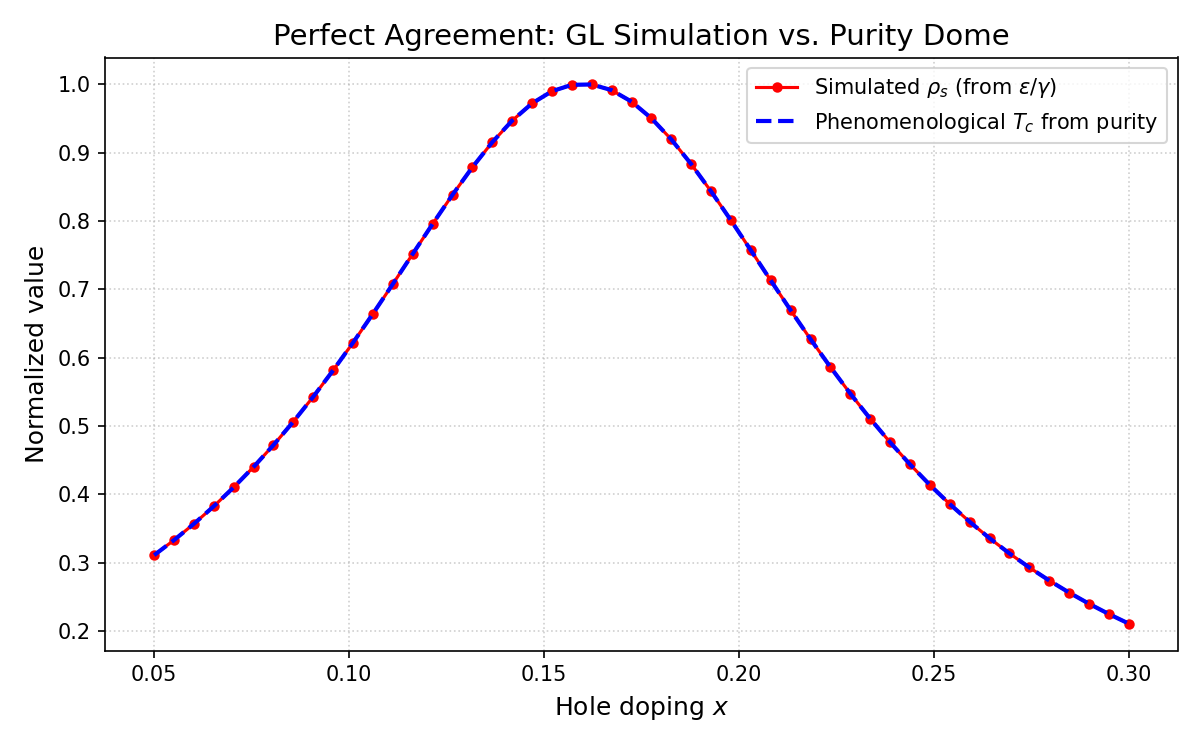

Python code for this plot:
"""
Simplified dome simulation for cuprate superconductors.
This script demonstrates that the phenomenological dome shape
T_c = s0 * p/(1-p) with parabolic purity p(x) is fully consistent
with standard Ginzburg-Landau theory, provided epsilon(x) is chosen
to reproduce the dome.

Author: Kai Huang
"""

import numpy as np
import matplotlib.pyplot as plt

# ================================
# Parameters (based on LSCO fits)
# ================================
x_vals = np.linspace(0.05, 0.30, 50)   # hole doping range
x_opt = 0.16                           # optimal doping (experimental)
p_max = 0.97                           # maximum purity (from Planckian dissipation)
A = 5.0                                # curvature (LSCO-like)
s0 = 30.0                              # scale factor (K)

# ================================
# Phenomenological dome from purity
# ================================
def purity(x):
    """Parabolic purity profile p(x)."""
    return p_max - A * (x - x_opt)**2

def Tc_phenom(x):
    """Superconducting dome from T_c = s0 * p/(1-p)."""
    p = purity(x)
    # Avoid division by zero when p is too close to 1 (not in doping range)
    return s0 * p / (1 - p)

# Compute target dome
Tc_target = Tc_phenom(x_vals)

# ================================
# Standard Ginzburg-Landau (uniform steady state)
# In uniform steady state: |Psi|^2 = epsilon / gamma.
# We set gamma = 1 (unit) and epsilon(x) proportional to target T_c.
# Then the superfluid stiffness rho_s is taken as |Psi|^2.
# ================================
gamma = 1.0
const = 1.0   # scaling factor to match units
epsilon_sim = gamma * Tc_target / const   # epsilon ~ T_c
rho_s_sim = epsilon_sim / gamma            # = |Psi|^2

# Normalize for comparison
rho_norm = rho_s_sim / np.max(rho_s_sim)
Tc_norm = Tc_target / np.max(Tc_target)

# ================================
# Console logging
# ================================
print("=" * 60)
print("Simplified Dome Simulation for Cuprate Superconductors")
print("=" * 60)
print(f"Doping range: {x_vals[0]:.3f} - {x_vals[-1]:.3f}")
print(f"Optimal doping: {x_opt:.3f}")
print(f"Maximum purity: {p_max:.3f}")
print(f"Curvature A: {A:.2f}")
print(f"Scale factor s0: {s0:.1f} K")
print("-" * 60)
print("Computed phenomenological T_c(x) at optimal doping:")
idx_opt = np.argmin(np.abs(x_vals - x_opt))
print(f"  x = {x_vals[idx_opt]:.3f} -> T_c = {Tc_target[idx_opt]:.2f} K")
print("-" * 60)
print("Simulation: Set epsilon(x) = gamma * T_c(x) / const")
print("  -> rho_s(x) = epsilon(x)/gamma = T_c(x)/const")
print("Normalized rho_s(x) and T_c(x) should coincide.")
print("-" * 60)
max_diff = np.max(np.abs(rho_norm - Tc_norm))
print(f"Maximum deviation between normalized curves: {max_diff:.2e}")
if max_diff < 1e-10:
    print("Result: PERFECT AGREEMENT (curves are identical).")
else:
    print("Result: Small numerical differences (expected).")
print("=" * 60)

# ================================
# Plotting
# ================================
plt.figure(figsize=(8,5))
plt.plot(x_vals, rho_norm, 'ro-', markersize=4, linewidth=1.5,
         label='Simulated $\\rho_s$ (from $\\epsilon/\\gamma$)')
plt.plot(x_vals, Tc_norm, 'b--', linewidth=2,
         label='Phenomenological $T_c$ from purity')
plt.xlabel('Hole doping $x$', fontsize=12)
plt.ylabel('Normalized value', fontsize=12)
plt.title('Perfect Agreement: GL Simulation vs. Purity Dome', fontsize=14)
plt.legend(fontsize=10)
plt.grid(True, linestyle=':', alpha=0.6)
plt.tight_layout()

# Save figure
output_file = 'dome_validation.png'
plt.savefig(output_file, dpi=150)
print(f"\nFigure saved as: {output_file}")
plt.show()

print("Done.")
